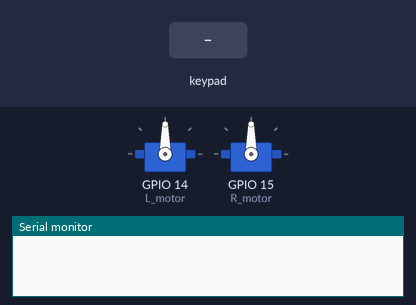
A program run on a simulated ESP32. Parts: 2 × servo, the last lines printed to the serial monitor. Inputs (shaded band) come from the test bench.

Above: at 1.2 s.
1.3 s: key 'U' pressed
At 2.2 s:
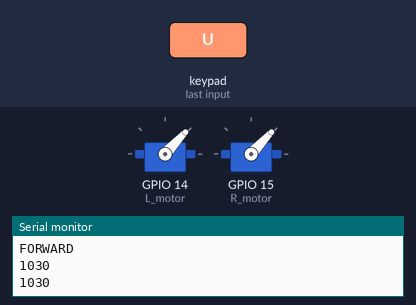
2.8 s: key 'D' pressed
At 3.3 s:
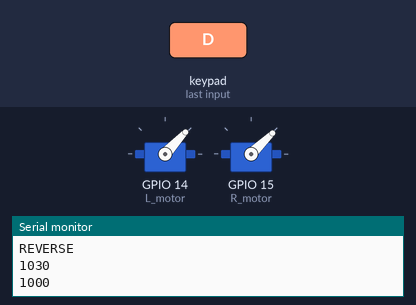
4.3 s: key 'L' pressed
At 5.6 s:
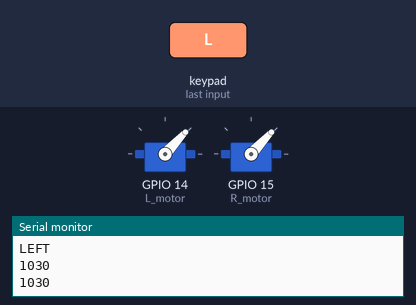
Timing chart, 0 to 7.3 s (numbered marks = the images above; inputs shaded):
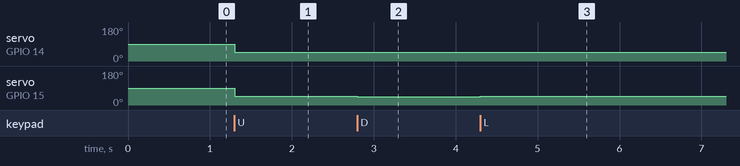

The program:

main.cpp
```cpp
#include <Arduino.h>
#include <WiFi.h>
#include <DabbleESP32.h>
#include <ESP32Servo.h>
#include "ESC.h"

ESC L_motor;
ESC R_motor;

void _setup() {
  L_motor.attach(14);
  R_motor.attach(15);

  Dabble.begin("UDAY_UGV");
}

void _loop() {
  Dabble.processInput();
}

void setup() {
  Serial.begin(9600);
  _setup();
}

void loop() {
  _loop();
  if (GamePad.isPressed(0)) {
    Serial.println("FORWARD");
    L_motor.setDirection(ESC::FORWARD);
    L_motor.setSpeed(30);

    R_motor.setDirection(ESC::FORWARD);
    R_motor.setSpeed(30);

  }
  else if (GamePad.isPressed(1)){
    Serial.println("REVERSE");
    L_motor.setDirection(ESC::FORWARD);
    L_motor.setSpeed(30);

    R_motor.setDirection(ESC::FORWARD);
    R_motor.setSpeed(0);
  }
  else if (GamePad.isPressed(3)) {
   Serial.println("RIGHT");

    L_motor.setDirection(ESC::FORWARD);
    L_motor.setSpeed(30);

    R_motor.setDirection(ESC::FORWARD);
    R_motor.setSpeed(0);
  }
  else if (GamePad.isPressed(2)) {
    Serial.println("LEFT");
    L_motor.setDirection(ESC::FORWARD);
    L_motor.setSpeed(30);

    R_motor.setDirection(ESC::FORWARD);
    R_motor.setSpeed(30);
  }
}
```

ESC.cpp
```cpp
#include <ESP32Servo.h>
#include "ESC.h"

ESC::ESC(int mode){
  actualDirection = FORWARD;
  setRunningMode(mode);
}

void ESC::setSpeed(unsigned int speed)
{
        Serial.println(baseSpeed + speed);
  if(actualDirection == FORWARD){
    if(baseSpeed + speed <= MAX_PULSE)
      esc.writeMicroseconds(baseSpeed + speed);
  }else{
    if(baseSpeed + speed >= MIN_PULSE)
      esc.writeMicroseconds(baseSpeed - speed);
  }
}

void ESC::setRunningMode(int mode){
  if(mode == MODE_FORWARD_ONLY){
      baseSpeed = BASE_FORWARD_ONLY;
  }else if(mode == MODE_FORWARD_BACKWARD){
      baseSpeed = BASE_FORWARD_BACKWARD;
  }
}
void ESC::setDirection(int direction)
{
  if(direction == FORWARD)
    actualDirection = FORWARD;
  else
    actualDirection = BACKWARD;
}

void ESC::detach(){
  esc.detach();
}

void ESC::attach(int pin){
  esc.attach(pin);
  //setSpeed(0);
}
```

ESC.h
```cpp
#ifndef __ESC_H__
#define __ESC_H__

#include <Arduino.h>

//You may need to configure this values
#define BASE_FORWARD_ONLY 1000 //number of pulse microseconds for 0 speed
#define BASE_FORWARD_BACKWARD 1500 //number of pulse microseconds for 0 speed for forward/backward
#define MAX_PULSE 2000
#define MIN_PULSE 1000

/* A normal ESC controller goes only forward
 * 0 speed is a pulse of 1 millisecond (1000 microseconds)
 * max speed is a pulse of 2 milliseconds
 */

/* A forward/backward ESC controller
 * 0 speed is a pulse of 1.5 millisecond (1500 microseconds)
 * max speed forward is a pulse of 2 milliseconds
 * max speed backward is a 1 millisecond pulse.
 * Backward speed increases when the pulse decreases (from 1499 to 1000)
 */

class ESC
{
private:
  int actualDirection;
  int actualSpeed;
  int baseSpeed;
  Servo esc;
  bool checkSpeed(int speed);
public:
  static const int FORWARD = 0;
  static const int BACKWARD = 1;
  static const int MODE_FORWARD_ONLY = 0;
  static const int MODE_FORWARD_BACKWARD = 1;

  ESC(int mode = MODE_FORWARD_ONLY);
  //if only forward ESC, speed range: 0, 1000
  //if forward/backward ESC, speed range: 0, 500
  void setSpeed(unsigned int speed);
  void setDirection(int direction);
  void setRunningMode(int mode);
  void detach();
  void attach(int pin);
};

#endif
```

Measured:
- after the input at 1.3 s, servo on GPIO 14 (L_motor), servo on GPIO 15 (R_motor): 90° → 47° at once
- after the input at 2.8 s, servo on GPIO 15 (R_motor): 47° → 44° at once
- after the input at 4.3 s, servo on GPIO 15 (R_motor): 44° → 47° at once
